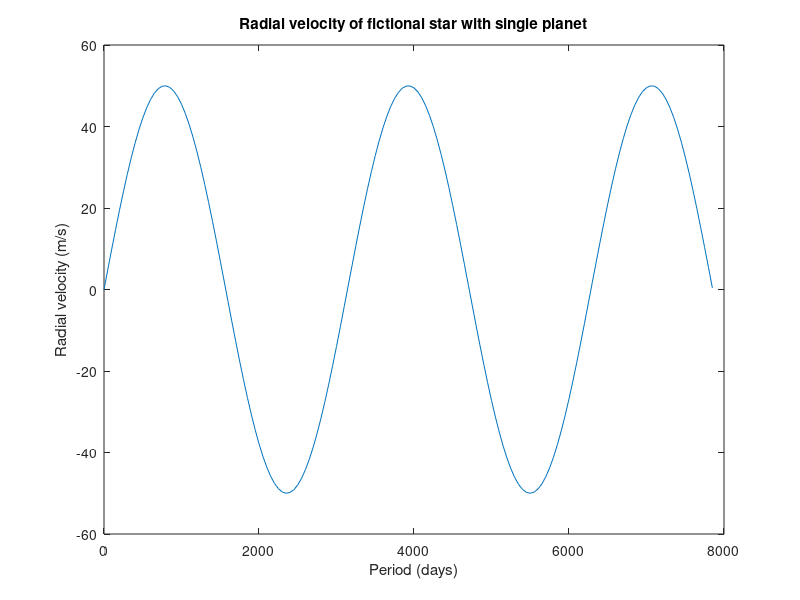
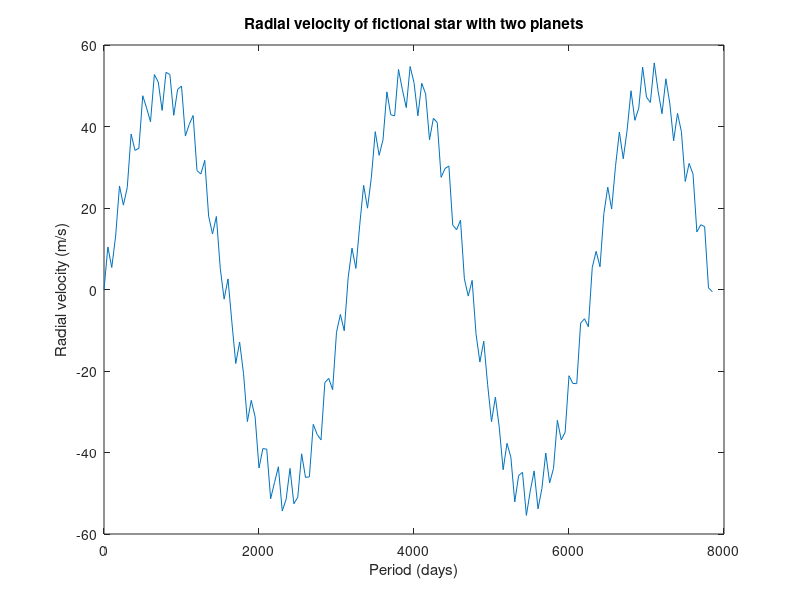

Here is the MATLAB script that generated these plots, in order:
clear all;
close all;
figure;
x = 0:0.1:5*pi;
y1 = sin(x)*50;
plot(x*500, y1);
xlabel('Period (days)');
ylabel('Radial velocity (m/s)');
title('Radial velocity of fictional star with single planet');
figure;
y2 = sin(x)*50 + sin(x*20)*6;
plot(x*500, y2);
xlabel('Period (days)');
ylabel('Radial velocity (m/s)');
title('Radial velocity of fictional star with two planets');